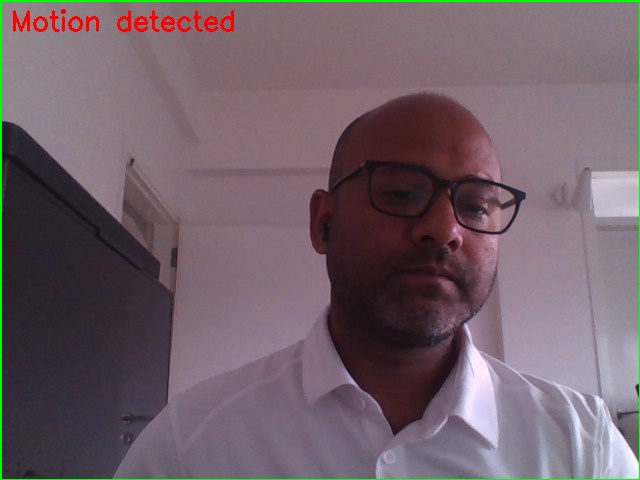
#> input picture captures/motion_20260409_174153.jpg, 640 x 480 px, given in place of the camera
$ python motion_detector.py
#> lines starting #> are read from the running program, lines starting #| are printed output that depends on the picture
import argparse
import sys
import time
from datetime import datetime
from pathlib import Path

try:
    import cv2
except ImportError:
    cv2 = None


def build_parser() -> argparse.ArgumentParser:
    parser = argparse.ArgumentParser(
        description="Detect motion from a webcam feed and optionally save snapshots."
    )
    parser.add_argument(
        "--camera-index",
        type=int,
        default=0,
        help="Webcam index to open. Default: 0",
    )
    parser.add_argument(
        "--min-area",
        type=int,
        default=5000,
        help="Minimum contour area to treat as motion. Default: 5000",
    )
    parser.add_argument(
        "--blur-size",
        type=int,
        default=21,
        help="Odd Gaussian blur kernel size. Default: 21",
    )
    parser.add_argument(
        "--delta-threshold",
        type=int,
        default=25,
        help="Pixel threshold for motion mask. Default: 25",
    )
    parser.add_argument(
        "--save-dir",
        type=Path,
        default=Path("captures"),
        help="Directory for motion snapshots. Default: captures",
    )
    parser.add_argument(
        "--cooldown",
        type=float,
        default=2.0,
        help="Minimum seconds between saved snapshots. Default: 2.0",
    )
    parser.add_argument(
        "--display",
        action="store_true",
        help="Show live webcam, threshold, and delta windows.",
    )
    return parser


def ensure_odd(value: int) -> int:
    if value < 1:
        return 1
    return value if value % 2 == 1 else value + 1


def timestamped_filename() -> str:
    return datetime.now().strftime("motion_%Y%m%d_%H%M%S.jpg")


def main() -> int:
    if cv2 is None:
        print(
            "OpenCV is not installed. Run 'python -m pip install -r requirements.txt' first.",
            file=sys.stderr,
        )
        return 1

    args = build_parser().parse_args()
    blur_size = ensure_odd(args.blur_size)
    args.save_dir.mkdir(parents=True, exist_ok=True)

    capture = cv2.VideoCapture(args.camera_index)
    if not capture.isOpened():
        print(
            f"Could not open camera index {args.camera_index}. "
            "Check that a webcam is connected and not in use.",
            file=sys.stderr,
        )
        return 1

    baseline_frame = None
    last_saved_at = 0.0

    print("Motion detection started. Press Ctrl+C to stop.")
    if args.display:
        print("Press 'q' in the preview window to quit.")

    try:
        while True:
            ok, frame = capture.read()
#> frame is the input picture: shape (480, 640, 3); mean B, G, R 104.1, 96, 112.2
            if not ok:
                print("Failed to read a frame from the camera.", file=sys.stderr)
                return 1

            resized = cv2.resize(frame, (640, 480))
            gray = cv2.cvtColor(resized, cv2.COLOR_BGR2GRAY)
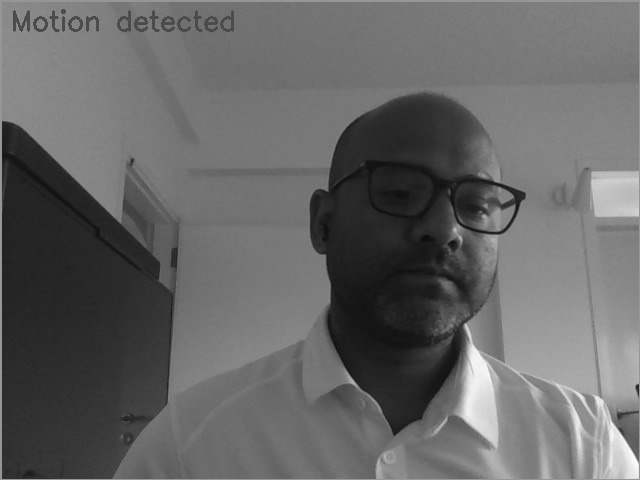
#> gray: shape (480, 640); min 9, max 253, mean 101.8
            blurred = cv2.GaussianBlur(gray, (blur_size, blur_size), 0)
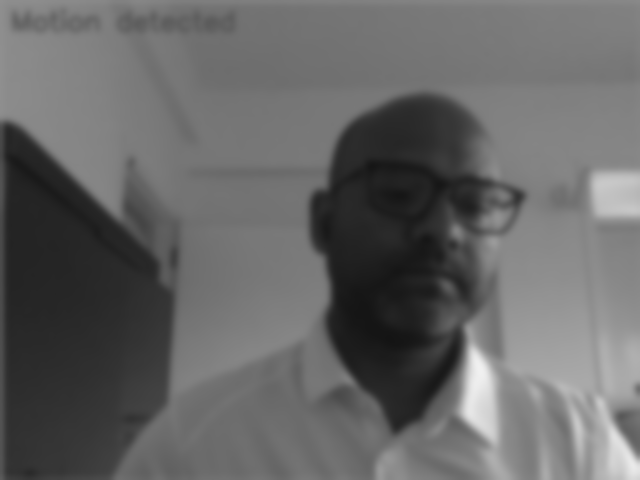
#> blurred: shape (480, 640); min 20, max 240, mean 101.7

            if baseline_frame is None:
                baseline_frame = blurred
                continue

            frame_delta = cv2.absdiff(baseline_frame, blurred)
            _, threshold_frame = cv2.threshold(
                frame_delta, args.delta_threshold, 255, cv2.THRESH_BINARY
            )
            threshold_frame = cv2.dilate(threshold_frame, None, iterations=2)

            contours, _ = cv2.findContours(
                threshold_frame, cv2.RETR_EXTERNAL, cv2.CHAIN_APPROX_SIMPLE
            )

            motion_found = False
            for contour in contours:
                if cv2.contourArea(contour) < args.min_area:
                    continue

                motion_found = True
                x, y, w, h = cv2.boundingRect(contour)
                cv2.rectangle(resized, (x, y), (x + w, y + h), (0, 255, 0), 2)

            status_text = "Motion detected" if motion_found else "No motion"
            status_color = (0, 0, 255) if motion_found else (0, 255, 0)
            cv2.putText(
                resized,
                status_text,
                (10, 30),
                cv2.FONT_HERSHEY_SIMPLEX,
                0.9,
                status_color,
                2,
            )

            current_time = time.time()
            if motion_found and current_time - last_saved_at >= args.cooldown:
                output_path = args.save_dir / timestamped_filename()
                cv2.imwrite(str(output_path), resized)
                last_saved_at = current_time
                print(f"[{datetime.now().isoformat(timespec='seconds')}] Saved {output_path}")

            # Slowly adapt the baseline so lighting changes do not trigger forever.
            baseline_frame = cv2.addWeighted(baseline_frame, 0.9, blurred, 0.1, 0)

            if args.display:
                cv2.imshow("Motion Detector", resized)
                cv2.imshow("Frame Delta", frame_delta)
                cv2.imshow("Threshold", threshold_frame)
                if cv2.waitKey(1) & 0xFF == ord("q"):
                    break
    except KeyboardInterrupt:
        pass
    finally:
        capture.release()
        cv2.destroyAllWindows()

    print("Motion detection stopped.")
    return 0


if __name__ == "__main__":
    raise SystemExit(main())

$ run again, on captures/motion_20260409_174202.jpg
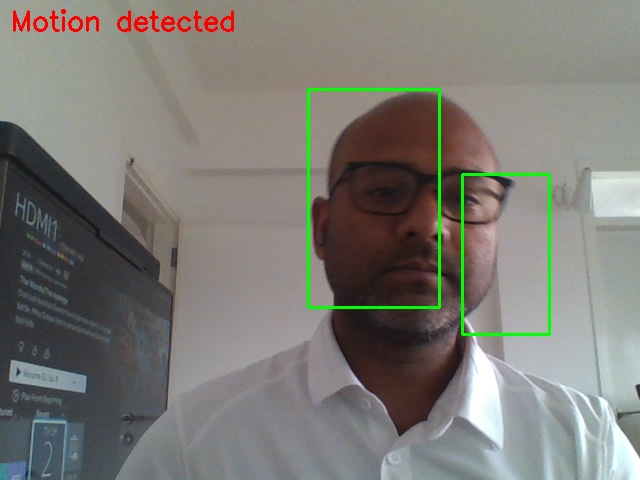
#> input picture captures/motion_20260409_174202.jpg, 640 x 480 px, given in place of the camera
#> in main, frame is the input picture: shape (480, 640, 3); mean B, G, R 117.2, 122.6, 124.5
#> in main, `gray = cv2.cvtColor(resized, cv2.COLOR_BGR2GRAY)`:
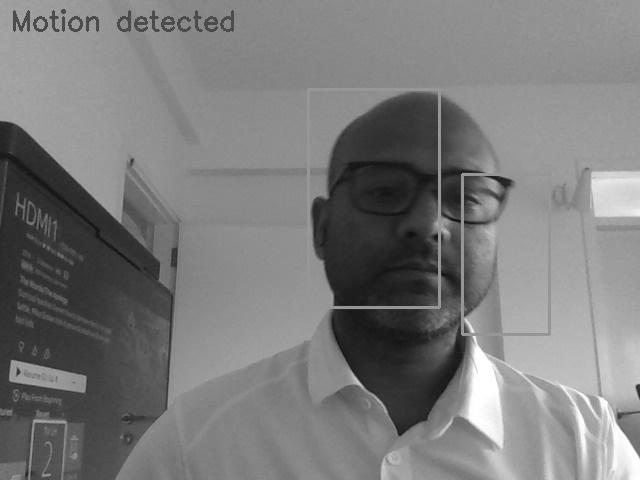
#> gray: shape (480, 640); min 13, max 255, mean 122.5
#> in main, `blurred = cv2.GaussianBlur(gray, (blur_size, blur_size), 0)`:
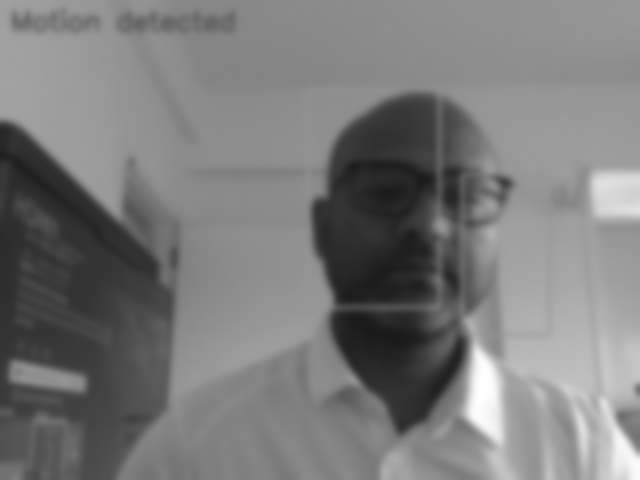
#> blurred: shape (480, 640); min 25, max 255, mean 122.6

$ run again, on captures/motion_20260409_174206.jpg
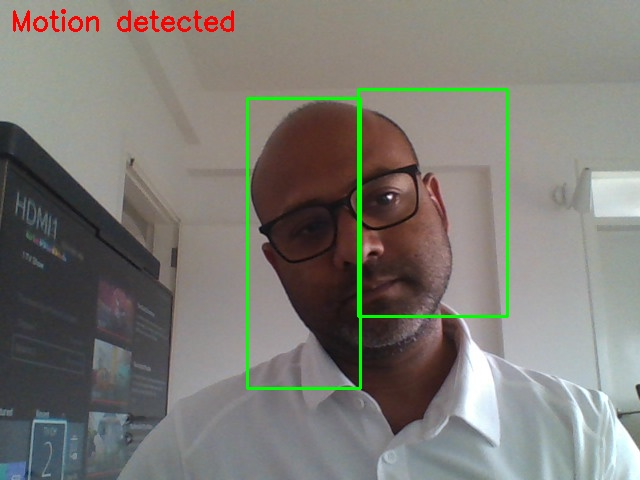
#> input picture captures/motion_20260409_174206.jpg, 640 x 480 px, given in place of the camera
#> in main, frame is the input picture: shape (480, 640, 3); mean B, G, R 116.5, 122.8, 124.4
#> in main, `gray = cv2.cvtColor(resized, cv2.COLOR_BGR2GRAY)`:
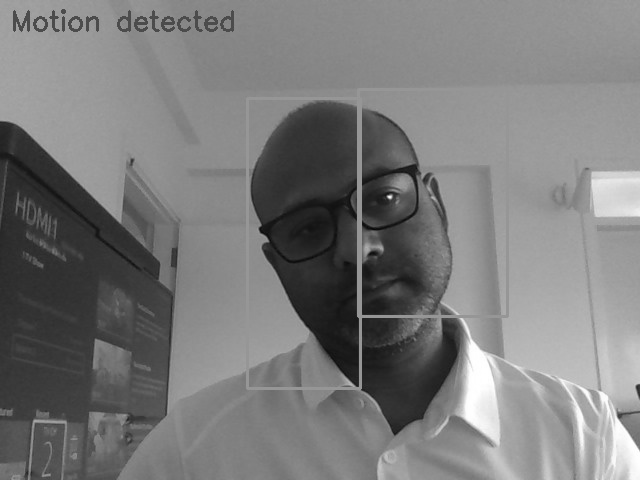
#> gray: shape (480, 640); min 7, max 255, mean 122.6
#> in main, `blurred = cv2.GaussianBlur(gray, (blur_size, blur_size), 0)`:
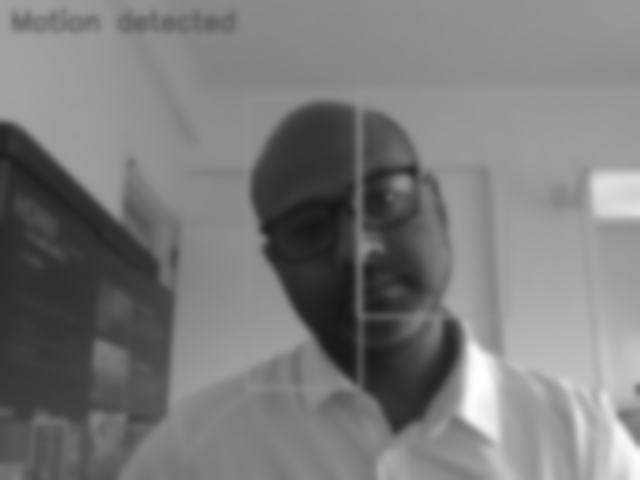
#> blurred: shape (480, 640); min 22, max 255, mean 122.6
